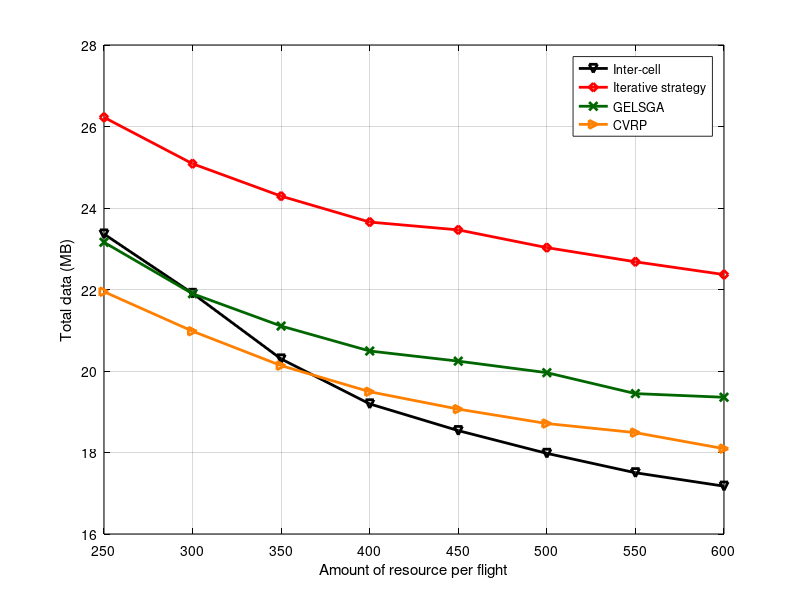

Reproduce this figure in MATLAB. (Note: this script raises an error after producing the figure.)
x = [250 300 350 400 450 500 550 600];
y3 = [26.2244	25.086	24.2907	23.6548	23.4631	23.0276	22.6797	22.3665]; % iterative
y4 = [23.3615	21.9047	20.2957	19.1925	18.537	17.9787	17.5029	17.1736]; % inter-cell
y5 = [23.1585	21.8971	21.1032	20.4908	20.2418	19.9587	19.4453	19.3552];% GELSGA
y6 = [21.9451	20.9766	20.1322	19.4913	19.0646	18.7109	18.4873	18.0939];% CVRP
close all;
figure1 = figure;
% Create axes
axes1 = axes('Parent',figure1);
plot(x,y4,'-kv', 'LineWidth',2);
hold on;
grid on;
plot(x,y3,'-rd', 'LineWidth',2);
plot(x,y5,'-x','Color',[0 0.4 0], 'LineWidth',2);
plot(x,y6,'->','Color',[1 0.5 0], 'LineWidth',2);
xlabel('Amount of resource per flight');
ylabel('Total data (MB)');
legend('Inter-cell','Iterative strategy', 'GELSGA', 'CVRP');
set(axes1,'XColor',[0 0 0],'YColor',[0 0 0]);
ytickformat('%,4.4g');
xtickformat('%,4.4g');
xticks([250 300 350 400 450 500 550 600]);
xlim([250 600]);
hold off;